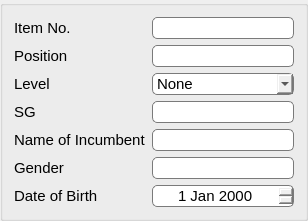
        <widget class="QGroupBox" name="groupBox">
         <property name="sizePolicy">
          <sizepolicy hsizetype="Preferred" vsizetype="Preferred">
           <horstretch>0</horstretch>
           <verstretch>0</verstretch>
          </sizepolicy>
         </property>
         <property name="title">
          <string/>
         </property>
         <layout class="QGridLayout" name="gridLayout_4">
          <item row="7" column="1">
           <widget class="QDateEdit" name="dateOfBirthEdit">
            <property name="sizePolicy">
             <sizepolicy hsizetype="Preferred" vsizetype="Fixed">
              <horstretch>0</horstretch>
              <verstretch>0</verstretch>
             </sizepolicy>
            </property>
            <property name="font">
             <font>
              <family>Segoe UI</family>
              <pointsize>11</pointsize>
             </font>
            </property>
            <property name="styleSheet">
             <string notr="true">border: 1px solid #7a7a7a;
border-radius: 5px;</string>
            </property>
            <property name="alignment">
             <set>Qt::AlignCenter</set>
            </property>
           </widget>
          </item>
          <item row="5" column="1">
           <widget class="QLineEdit" name="nameOfIncumEdit">
            <property name="sizePolicy">
             <sizepolicy hsizetype="Preferred" vsizetype="Fixed">
              <horstretch>0</horstretch>
              <verstretch>0</verstretch>
             </sizepolicy>
            </property>
            <property name="font">
             <font>
              <family>Segoe UI</family>
              <pointsize>11</pointsize>
             </font>
            </property>
            <property name="focusPolicy">
             <enum>Qt::StrongFocus</enum>
            </property>
            <property name="styleSheet">
             <string notr="true">border: 1px solid #7a7a7a;
border-radius: 5px;</string>
            </property>
            <property name="text">
             <string/>
            </property>
           </widget>
          </item>
          <item row="5" column="0">
           <widget class="QLabel" name="label_37">
            <property name="sizePolicy">
             <sizepolicy hsizetype="Fixed" vsizetype="Preferred">
              <horstretch>0</horstretch>
              <verstretch>0</verstretch>
             </sizepolicy>
            </property>
            <property name="font">
             <font>
              <family>Segoe UI</family>
              <pointsize>11</pointsize>
             </font>
            </property>
            <property name="styleSheet">
             <string notr="true"/>
            </property>
            <property name="text">
             <string>Name of Incumbent</string>
            </property>
           </widget>
          </item>
          <item row="1" column="1">
           <widget class="QLineEdit" name="itemNoEdit">
            <property name="sizePolicy">
             <sizepolicy hsizetype="Preferred" vsizetype="Fixed">
              <horstretch>0</horstretch>
              <verstretch>0</verstretch>
             </sizepolicy>
            </property>
            <property name="font">
             <font>
              <family>Segoe UI</family>
              <pointsize>11</pointsize>
             </font>
            </property>
            <property name="focusPolicy">
             <enum>Qt::StrongFocus</enum>
            </property>
            <property name="styleSheet">
             <string notr="true">border: 1px solid #7a7a7a;
border-radius: 5px;</string>
            </property>
            <property name="text">
             <string/>
            </property>
           </widget>
          </item>
          <item row="6" column="0">
           <widget class="QLabel" name="label_39">
            <property name="sizePolicy">
             <sizepolicy hsizetype="Fixed" vsizetype="Preferred">
              <horstretch>0</horstretch>
              <verstretch>0</verstretch>
             </sizepolicy>
            </property>
            <property name="font">
             <font>
              <family>Segoe UI</family>
              <pointsize>11</pointsize>
             </font>
            </property>
            <property name="styleSheet">
             <string notr="true"/>
            </property>
            <property name="text">
             <string>Gender</string>
            </property>
           </widget>
          </item>
          <item row="2" column="1">
           <widget class="QLineEdit" name="positionEdit">
            <property name="sizePolicy">
             <sizepolicy hsizetype="Preferred" vsizetype="Fixed">
              <horstretch>0</horstretch>
              <verstretch>0</verstretch>
             </sizepolicy>
            </property>
            <property name="font">
             <font>
              <family>Segoe UI</family>
              <pointsize>11</pointsize>
             </font>
            </property>
            <property name="focusPolicy">
             <enum>Qt::StrongFocus</enum>
            </property>
            <property name="styleSheet">
             <string notr="true">border: 1px solid #7a7a7a;
border-radius: 5px;</string>
            </property>
            <property name="text">
             <string/>
            </property>
           </widget>
          </item>
          <item row="1" column="0">
           <widget class="QLabel" name="label_38">
            <property name="sizePolicy">
             <sizepolicy hsizetype="Fixed" vsizetype="Preferred">
              <horstretch>0</horstretch>
              <verstretch>0</verstretch>
             </sizepolicy>
            </property>
            <property name="font">
             <font>
              <family>Segoe UI</family>
              <pointsize>11</pointsize>
             </font>
            </property>
            <property name="styleSheet">
             <string notr="true"/>
            </property>
            <property name="text">
             <string>Item No.</string>
            </property>
           </widget>
          </item>
          <item row="2" column="0">
           <widget class="QLabel" name="label_36">
            <property name="sizePolicy">
             <sizepolicy hsizetype="Fixed" vsizetype="Preferred">
              <horstretch>0</horstretch>
              <verstretch>0</verstretch>
             </sizepolicy>
            </property>
            <property name="font">
             <font>
              <family>Segoe UI</family>
              <pointsize>11</pointsize>
             </font>
            </property>
            <property name="styleSheet">
             <string notr="true"/>
            </property>
            <property name="text">
             <string>Position</string>
            </property>
           </widget>
          </item>
          <item row="6" column="1">
           <widget class="QLineEdit" name="genderEdit">
            <property name="sizePolicy">
             <sizepolicy hsizetype="Preferred" vsizetype="Fixed">
              <horstretch>0</horstretch>
              <verstretch>0</verstretch>
             </sizepolicy>
            </property>
            <property name="font">
             <font>
              <family>Segoe UI</family>
              <pointsize>11</pointsize>
             </font>
            </property>
            <property name="focusPolicy">
             <enum>Qt::StrongFocus</enum>
            </property>
            <property name="styleSheet">
             <string notr="true">border: 1px solid #7a7a7a;
border-radius: 5px;</string>
            </property>
            <property name="text">
             <string/>
            </property>
           </widget>
          </item>
          <item row="7" column="0">
           <widget class="QLabel" name="label_33">
            <property name="sizePolicy">
             <sizepolicy hsizetype="Fixed" vsizetype="Preferred">
              <horstretch>0</horstretch>
              <verstretch>0</verstretch>
             </sizepolicy>
            </property>
            <property name="font">
             <font>
              <family>Segoe UI</family>
              <pointsize>11</pointsize>
             </font>
            </property>
            <property name="styleSheet">
             <string notr="true"/>
            </property>
            <property name="text">
             <string>Date of Birth</string>
            </property>
           </widget>
          </item>
          <item row="4" column="1">
           <widget class="QLineEdit" name="sgEdit">
            <property name="sizePolicy">
             <sizepolicy hsizetype="Preferred" vsizetype="Fixed">
              <horstretch>0</horstretch>
              <verstretch>0</verstretch>
             </sizepolicy>
            </property>
            <property name="font">
             <font>
              <family>Segoe UI</family>
              <pointsize>11</pointsize>
             </font>
            </property>
            <property name="focusPolicy">
             <enum>Qt::StrongFocus</enum>
            </property>
            <property name="styleSheet">
             <string notr="true">border: 1px solid #7a7a7a;
border-radius: 5px;</string>
            </property>
            <property name="text">
             <string/>
            </property>
           </widget>
          </item>
          <item row="4" column="0">
           <widget class="QLabel" name="label_34">
            <property name="sizePolicy">
             <sizepolicy hsizetype="Fixed" vsizetype="Preferred">
              <horstretch>0</horstretch>
              <verstretch>0</verstretch>
             </sizepolicy>
            </property>
            <property name="font">
             <font>
              <family>Segoe UI</family>
              <pointsize>11</pointsize>
             </font>
            </property>
            <property name="styleSheet">
             <string notr="true"/>
            </property>
            <property name="text">
             <string>SG</string>
            </property>
           </widget>
          </item>
          <item row="3" column="0">
           <widget class="QLabel" name="label_35">
            <property name="sizePolicy">
             <sizepolicy hsizetype="Fixed" vsizetype="Preferred">
              <horstretch>0</horstretch>
              <verstretch>0</verstretch>
             </sizepolicy>
            </property>
            <property name="font">
             <font>
              <family>Segoe UI</family>
              <pointsize>11</pointsize>
             </font>
            </property>
            <property name="styleSheet">
             <string notr="true"/>
            </property>
            <property name="text">
             <string>Level</string>
            </property>
           </widget>
          </item>
          <item row="3" column="1">
           <widget class="QComboBox" name="levelEdit">
            <property name="font">
             <font>
              <family>Segoe UI</family>
              <pointsize>11</pointsize>
             </font>
            </property>
            <property name="contextMenuPolicy">
             <enum>Qt::DefaultContextMenu</enum>
            </property>
            <property name="styleSheet">
             <string notr="true">border: 1px solid #7a7a7a;
border-radius: 5px;</string>
            </property>
            <item>
             <property name="text">
              <string>None</string>
             </property>
            </item>
            <item>
             <property name="text">
              <string>First Level</string>
             </property>
            </item>
            <item>
             <property name="text">
              <string>Second Level</string>
             </property>
            </item>
            <item>
             <property name="text">
              <string>Non-Career</string>
             </property>
            </item>
           </widget>
          </item>
         </layout>
        </widget>
